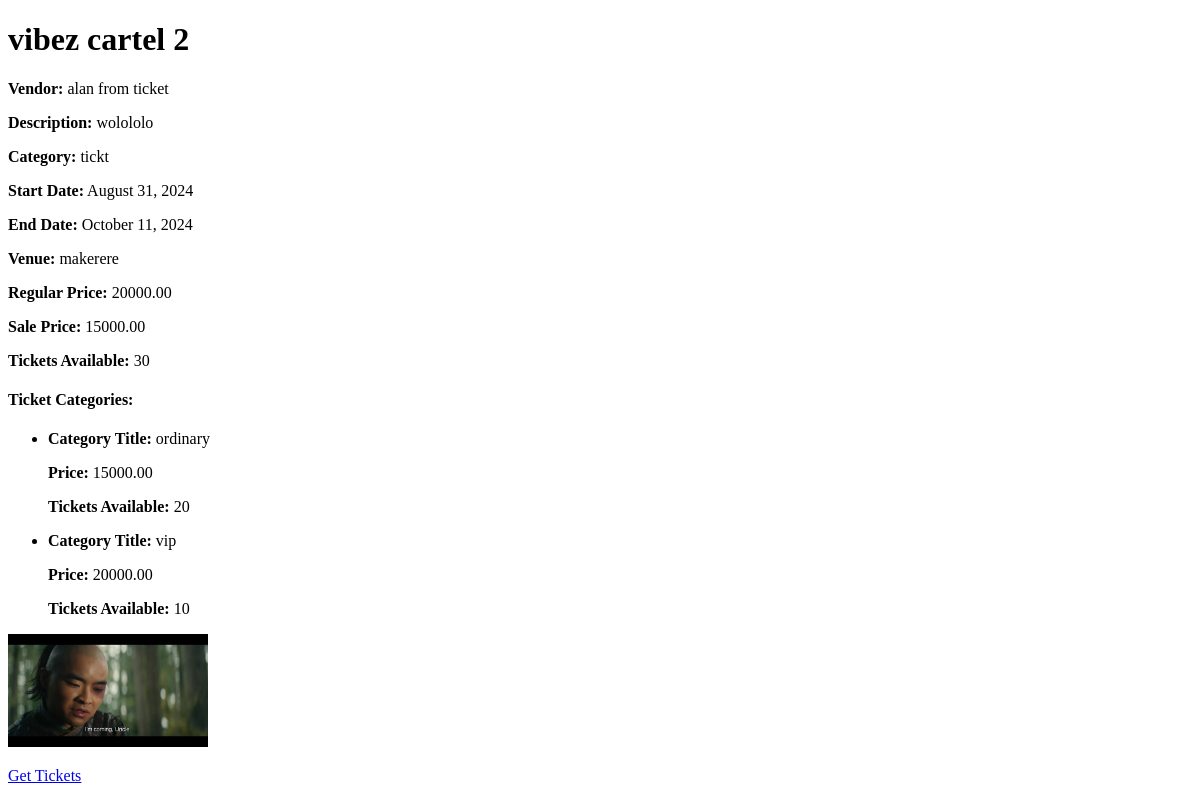
Page /event/2/ (signed in) on the earlier database version.
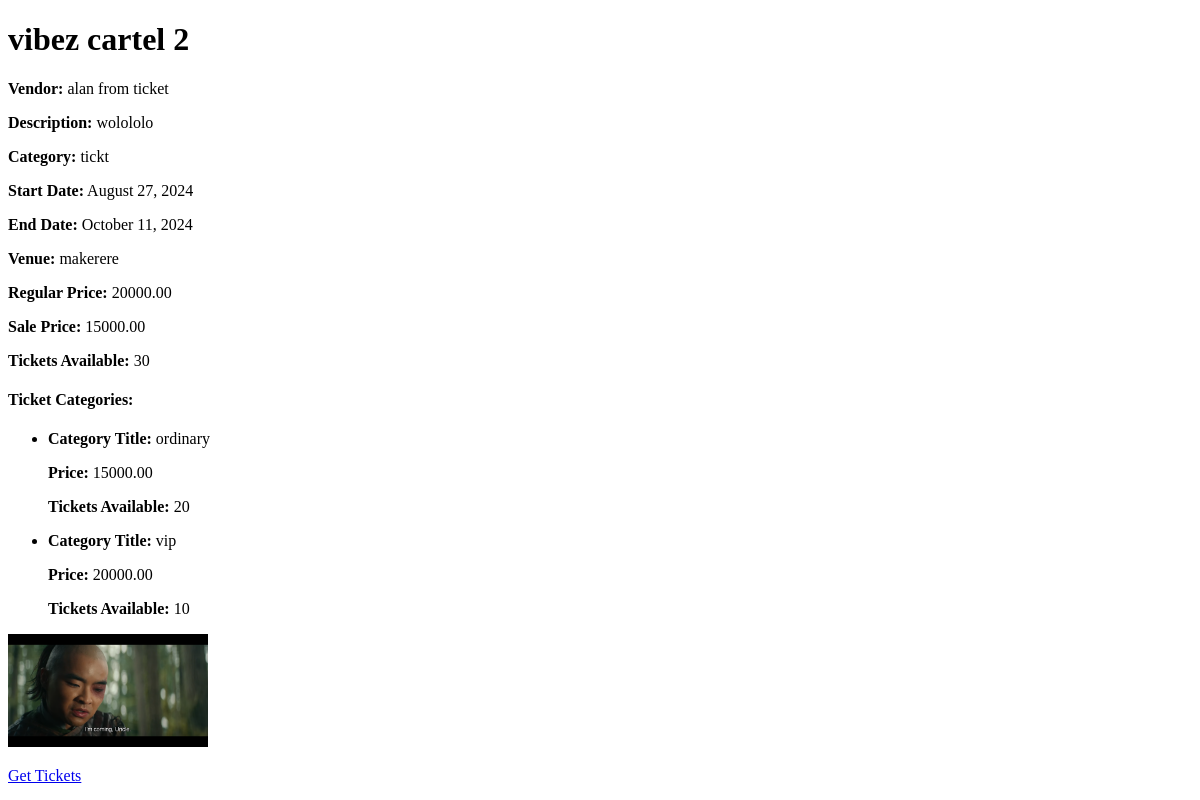
Same page on the later database version.
### events/models.py (models this page shows, shortened)
class Event(models.Model):
    vendor = models.ForeignKey(Vendor, on_delete=models.CASCADE, related_name='events')  # Mandatory, linked to Vendor
    poster = models.ImageField(upload_to='event_posters/')  # Required field
    title = models.CharField(max_length=200)  # Required field
    description = models.TextField()  # Required field
    category = models.CharField(max_length=100)  # Required field (e.g., "conference", "concert")
    start_date = models.DateTimeField()  # Required field
    end_date = models.DateTimeField(null=True, blank=True)  # Optional field
    venue_name = models.CharField(max_length=100)  # Required field
    regular_price = models.DecimalField(max_digits=10, decimal_places=2)  # Required field
    sale_price = models.DecimalField(max_digits=10, decimal_places=2, null=True, blank=True)  # Optional field
    tickets_available = models.PositiveIntegerField(null=True, blank=True)  # Optional field
    tickets_sold = models.PositiveIntegerField(default=0)  # New field to track tickets sold

### vendors/models.py (models this page shows, shortened)
class Vendor(AbstractBaseUser, PermissionsMixin):
    username = models.CharField(max_length=30, unique=True)
    email = models.EmailField(unique=True)
    first_name = models.CharField(max_length=30)
    last_name = models.CharField(max_length=30)
    storename = models.CharField(max_length=50)
    store_phone = models.CharField(max_length=15)
    verification_code = models.CharField(max_length=6, null=True, blank=True)
    verification_code_created_at = models.DateTimeField(null=True, blank=True)
    is_active = models.BooleanField(default=True)
    is_admin = models.BooleanField(default=False)
    is_superuser = models.BooleanField(default=False)
    is_staff = models.BooleanField(default=False)
    is_vendor = models.BooleanField(default=True)
    objects = VendorManager()
    USERNAME_FIELD = 'username'
    REQUIRED_FIELDS = ['email', 'first_name', 'last_name', 'storename', 'store_phone']

### events/views.py (the view)
# urls.py: path('event/<int:event_id>/', views.event_detail, name='event_detail'),
@login_required
def event_detail(request, event_id):
    event = get_object_or_404(Event, id=event_id)
    return render(request, 'events/event_detail.html', {'event': event})

### templates/events/event_detail.html (shortened to what this page needs)
<!DOCTYPE html>
<html lang="en">
<head>
</head>
<body>
    <h1>{{ event.title }}</h1>
    <p><strong>Vendor:</strong> {{ event.vendor.first_name }} from {{ event.vendor.storename }}</p>
    <p><strong>Description:</strong> {{ event.description }}</p>
    <p><strong>Category:</strong> {{ event.category }}</p>
    <p><strong>Start Date:</strong> {{ event.start_date|date:"F d, Y" }}</p>
    <p><strong>End Date:</strong> {{ event.end_date|date:"F d, Y" }}</p>
    <p><strong>Venue:</strong> {{ event.venue_name }}</p>
    <p><strong>Regular Price:</strong> {{ event.regular_price }}</p>
    <p><strong>Sale Price:</strong> {{ event.sale_price }}</p>
    <p><strong>Tickets Available:</strong> {{ event.tickets_available }}</p>
    {% if event.ticket_categories.all %}
                        <h4>Ticket Categories:</h4>
                        <ul>
                            {% for category in event.ticket_categories.all %}
                                <li>
                                    <p><strong>Category Title:</strong> {{ category.category_title }}</p>
                                    <p><strong>Price:</strong> {{ category.category_price }}</p>
                                    <p><strong>Tickets Available:</strong> {{ category.category_tickets_available }}</p>
                                </li>
                            {% endfor %}
                        </ul>
                    {% else %}
                        <p>No ticket categories available.</p>
                    {% endif %}
    {% if event.poster %}
        <p><img src="{{ event.poster.url }}" alt="{{ event.title }}" width="200"></p>
    {% else %}
        <p>No image available</p>
    {% endif %}
    <p><a href="{% url 'buy_ticket' event.id %}">Get Tickets</a></p>
</body>
</html>

Differences in the rows shown:
changed Event "vibez cartel 2": start_date "August 31, 2024" → "August 27, 2024"
